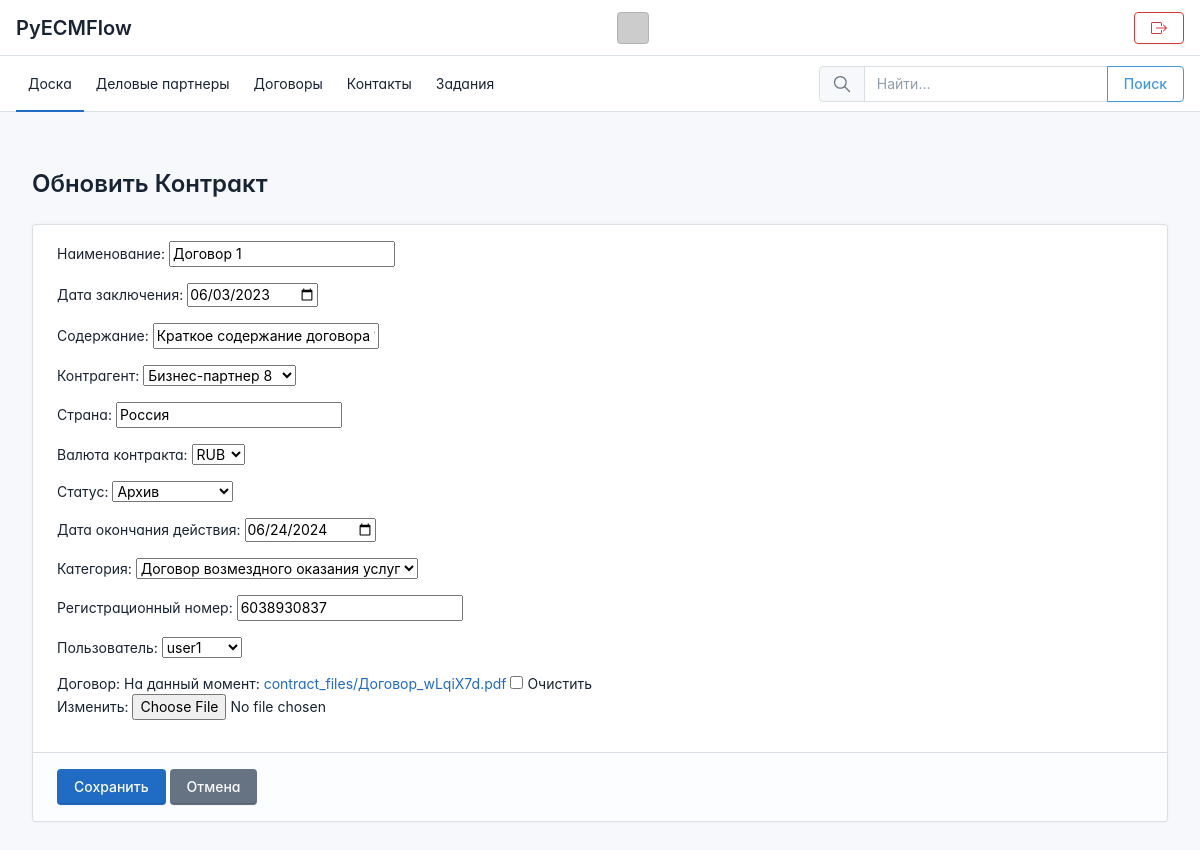
Page /contracts/1/update/ on the committed database.
### apps/contracts/models.py (models this page shows, shortened)
class Contracts(models.Model):
    CONTRACT_CURRENCY_CHOICES = [
        ('rub', 'RUB'),
        ('eur', 'EUR'),
        ('usd', 'USD'),
        ('cny', 'CNY'),
        ('gbp', 'GBP'),
        ('chf', 'CHF'),
    ]
    VALIDITY_ROLE_CHOICES = [
        ('Архив', 'Архив'),
        ('Заблокирован', 'Заблокирован'),
        ('Проверен', 'Проверен'),
    ]
    CATEGORY_CHOICES = [
        ('Агентский договор', 'Агентский договор'),
        ('Договор аренды', 'Договор аренды'),
        ('Договор возмездного оказания услуг', 'Договор возмездного оказания услуг'),
        ('Договор купли - продажи', 'Договор купли - продажи'),
        ('Договор пожертвования', 'Договор пожертвования'),
        ('Договор поставки', 'Договор поставки'),
        ('Договор займа', 'Договор займа'),
    ]
    reg_number = models.CharField(max_length=200, default='', verbose_name='Регистрационный номер')
    name = models.CharField(max_length=100, default='', verbose_name='Наименование')
    date = models.DateField(default=date.today, verbose_name='Дата заключения')
    content = models.CharField(max_length=100, default='', verbose_name='Содержание')
    business_partner = models.ForeignKey(BusinessPartner, on_delete=models.SET_NULL, null=True, blank=True,
                                         related_name='contracts', verbose_name='Контрагент')
    country = models.CharField(max_length=100, default='', verbose_name='Страна')
    contract_currency = models.CharField(max_length=100, default='', verbose_name='Валюта контракта')
    validity = models.CharField(max_length=100, default='', verbose_name='Статус')
    due_to = models.DateField(null=True, verbose_name='Дата окончания действия')
    category = models.CharField(max_length=200, default='', verbose_name='Категория')
    created_at = models.DateTimeField(auto_now_add=True, verbose_name='Дата создания')
    updated_at = models.DateTimeField(auto_now=True, verbose_name='Дата обновления')
    user = models.ForeignKey(User, on_delete=models.CASCADE, related_name='person', null=True,
                             verbose_name='Пользователь')
    contract_file = models.FileField(upload_to='contract_files/', null=True, blank=True,
                                     verbose_name='Договор')

### apps/contracts/views.py (the view)
# urls.py: path('contracts/<int:pk>/update/', views.contracts_update, name='contracts_update'),
def contracts_update(request, pk):
    contracts = get_object_or_404(Contracts, pk=pk)
    if request.method == 'POST':
        form = ContractsForm(request.POST, request.FILES, instance=contracts)
        if form.is_valid():
            contracts = form.save(commit=False)  # Сохраняем форму, но не отправляем изменения в базу данных
            if 'contract_file' in request.FILES:  # Проверяем, существует ли файл contract_file
                contracts.contract_file = request.FILES['contract_file']
            contracts.save()  # Сохраняем изменения в базе данных
            return redirect('contracts:contracts_list')
    else:
        form = ContractsForm(instance=contracts)
    return render(request, 'apps/contracts/contracts_form.html',
                  {'form': form, 'contracts': contracts})

### apps/business_partner/models.py (called while the page is built)
    def __str__(self):
        return self.name

### templates/apps/contracts/contracts_form.html (shortened to what this page needs)
{% extends 'base.html' %}
{% block content %}
<div class="container py-5">
    <h1 class="mb-4">{% if form.instance.pk %}Обновить{% else %}Создать{% endif %} Контракт </h1>
    <form method="post" enctype="multipart/form-data" class="card">
        <div class="card-body">
            {% for field in form %}
            <div class="mb-3">
                {{ field.label_tag }}
                {{ field }}
            </div>
            {% endfor %}
        </div>
        <div class="card-footer text-right">
            <button type="submit" class="btn btn-primary">Сохранить</button>
            <a href="{% url 'contracts:contracts_list' %}" class="btn btn-secondary">Отмена</a>
        </div>
    </form>
</div>
{% endblock %}

### templates/base.html (style rules this page uses)
:root { --tblr-font-sans-serif: 'Inter Var', -apple-system, BlinkMacSystemFont, San Francisco, Segoe UI, Roboto, Helvetica Neue, sans-serif; }
body { font-feature-settings: "cv03", "cv04", "cv11"; }

### rows in the picture
Contracts: form "Договор 1" "06/03/2023" "Краткое содержание договора 1" "Бизнес-партнер 8" "Россия" "RUB" "Архив" "06/24/2024" "Договор возмездного оказания услуг" "6038930837" "user1"

### other values in the picture
{{ field.label_tag }} "Наименование:" "Дата заключения:" "Содержание:" "Контрагент:" "Страна:" "Валюта контракта:" "Статус:" "Дата окончания действия:" "Категория:" "Регистрационный номер:" "Пользователь:" "Договор:"
